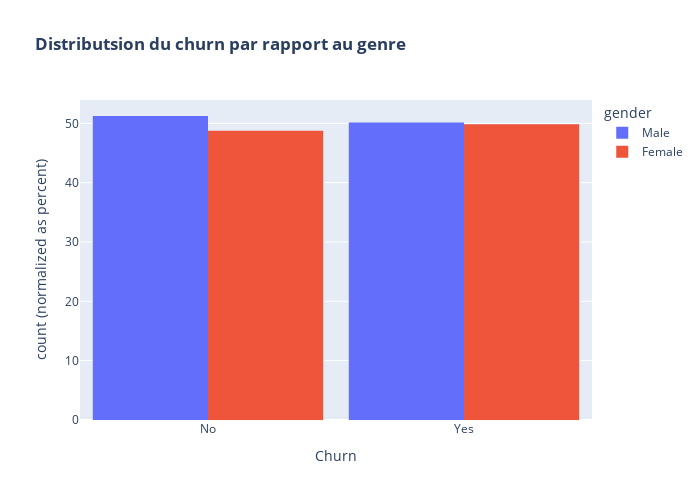

Here is the notebook cell this chart was saved with:
### Markdown cell above
## Etape3 : Visualisation des données

### Code cell
# Distributsion du churn par rapport au genre
#sns.countplot(x='Churn',data=df,hue='gender',palette="coolwarm_r")
fig = px.histogram(df, x="Churn", color="gender",barmode="group",barnorm='percent',title="<b>Distributsion du churn par rapport au genre</b>")
fig.update_layout(width=700, height=500, bargap=0.1)
fig.show()
# Conclusion: En propotion, le genre n'est pas un facteur déterminant du choix de désabonnement ( faire un test stat pour 2 variables catégorièles) nb: penser à normaliser les données en % avant graph

### Figure 1 — Plotly figure (JSON) as saved in the notebook; plotly's stock layout.template omitted (floating-point values rounded to 4 significant figures; data arrays with more than 128 entries replaced by an {"elided": "..."} marker saying what was removed)
{"data": [{"alignmentgroup": "True", "bingroup": "x", "hovertemplate": "gender=Male<br>Churn=%{x}<br>count (normalized as percent)=%{y}<extra></extra>", "legendgroup": "Male", "marker": {"color": "#636efa", "pattern": {"shape": ""}}, "name": "Male", "offsetgroup": "Male", "orientation": "v", "showlegend": true, "type": "histogram", "x": {"elided": "3050 str values"}, "xaxis": "x", "yaxis": "y"}, {"alignmentgroup": "True", "bingroup": "x", "hovertemplate": "gender=Female<br>Churn=%{x}<br>count (normalized as percent)=%{y}<extra></extra>", "legendgroup": "Female", "marker": {"color": "#EF553B", "pattern": {"shape": ""}}, "name": "Female", "offsetgroup": "Female", "orientation": "v", "showlegend": true, "type": "histogram", "x": {"elided": "2936 str values"}, "xaxis": "x", "yaxis": "y"}], "layout": {"bargap": 0.1, "barmode": "group", "barnorm": "percent", "height": 500, "legend": {"title": {"text": "gender"}, "tracegroupgap": 0}, "title": {"text": "<b>Distributsion du churn par rapport au genre</b>"}, "width": 700, "xaxis": {"anchor": "y", "domain": [0, 1], "title": {"text": "Churn"}}, "yaxis": {"anchor": "x", "domain": [0, 1], "title": {"text": "count (normalized as percent)"}}}}
